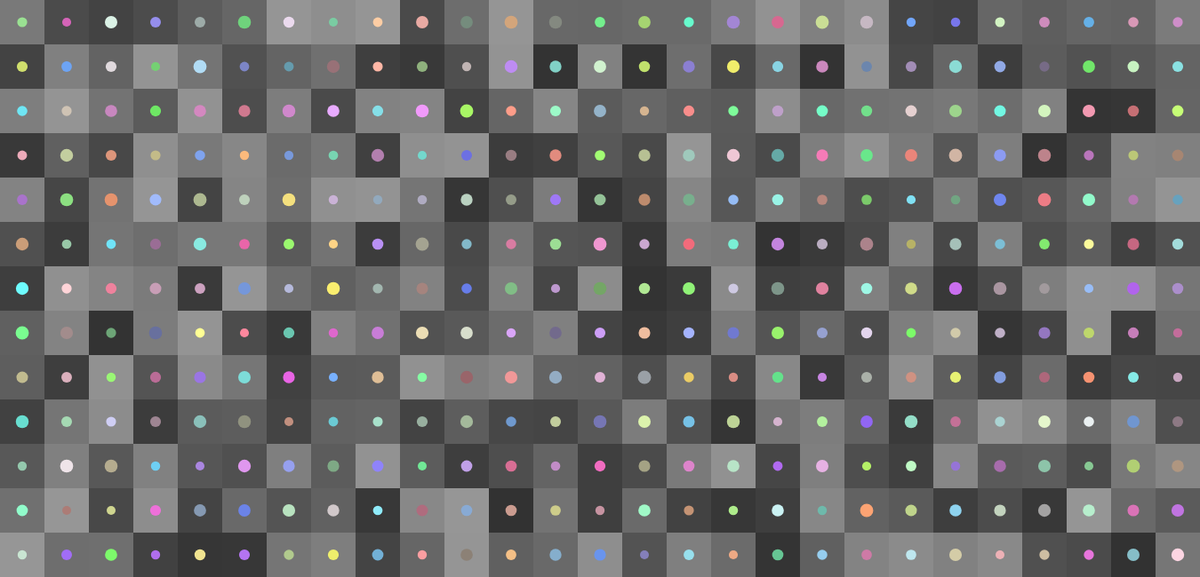
Frame 1 (no input)
Frame 60 (no input): identical to frame 1, image omitted
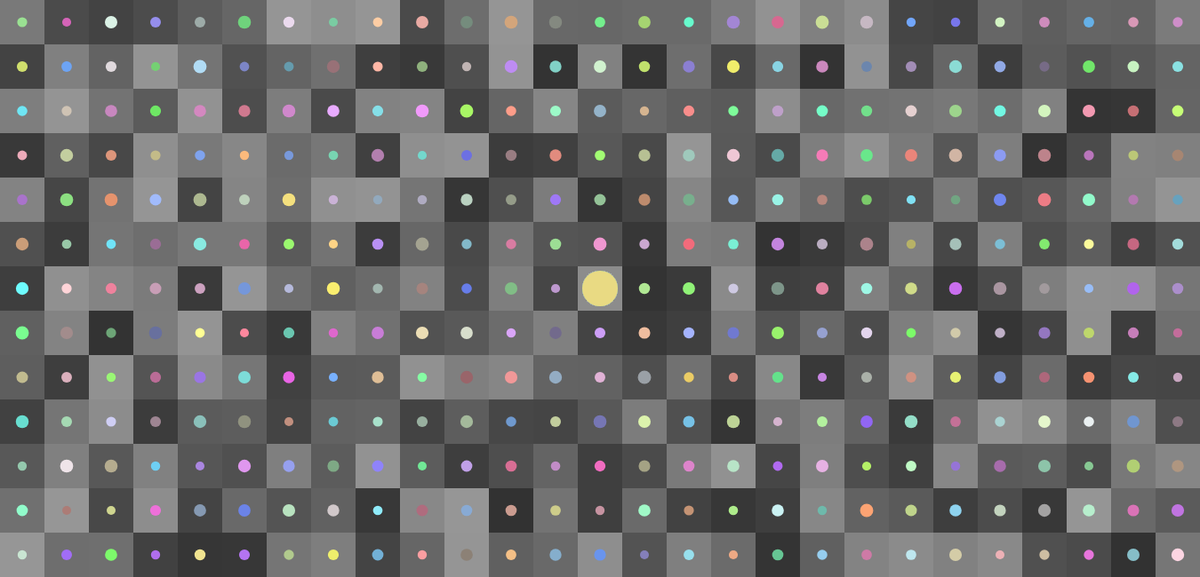
Frame 120 (the mouse pressed at the canvas centre since frame 60)

The p5.js sketch that drew these frames (run headless with seeded random() and noise() and a simulated clock; from frame 60 on, the mouse is pressed at the canvas centre):

// p5.js sketch
// ── sketch.js
let y = 50;
let h = 10;
let w = 10;

let r = 1;
let g = 1;
let b = 1;
let firstTime = true; //a variable that is used to make part of the draw() function run only once

function setup() {
  createCanvas(1350, 650);

  frameRate(20);
  rectMode(CENTER); //to set the base point of drawing the rectangles on the center
  noStroke();
}

function draw() {
  if (firstTime) {
    //this block runs only one time
    /*The two for loops draw the squares and circles, the counter 'j' is for drawing each column 
    and the counter 'i' is for repeating the same process horizontally*/
    for (let i = 0; i < 27; i++) {
      for (let j = 0; j < 13; j++) {
        //drawing the squares:
        r = random(50, 150);
        g = random(0, 10);
        b = random(0, 0);
        fill(r);
        let x_rect = 25 + 50 * i;
        let y_rect = 25 + 50 * j;
        rect(x_rect, y_rect, 50, 50);

        //drawing the small ellipses:
        r = random(100, 255);
        g = random(100, 255);
        b = random(100, 255);
        fill(r, g, b);
        w = random(10, 15);
        h = w;
        ellipse(25 + 50 * i, 25 + 50 * j, w, h);
      }
    }
    firstTime = false; /*after the loop is finished this is set two false so that the code block won't run
    the next time the draw() function runs*/
  } else {
    //this block of code runs along with the draw() function except for the first time:

    //drawing the bigger circles is dependent on the position of the mouse on the screen
    let HSquaresBefore = Math.floor(mouseX / 50); //to get the number of horizontal squares before mouseX
    let VSquaresBefore = Math.floor(mouseY / 50); //to get the number of vertical squares before mouseY

    /*at the beginning of running the code mouseX equals 0, we don't want anything to happen when the mouse has not
    moved to the position of a square yet. That's why we have the condition (mouseX > 0) in the if condition*/
    if (mouseX > 0) {
      w = 40;
      h = 40;
      r = random(100, 255);
      g = random(100, 255);
      b = random(100, 255);
      fill(r, g, b);
      /*now we add 25 pixels to the center of the previous square that we have calculated using the 
      variables HSquaresBefore and VSquaresBefore*/
      ellipse(HSquaresBefore * 50 + 25, VSquaresBefore * 50 + 25, w, h);
    }
  }
}
